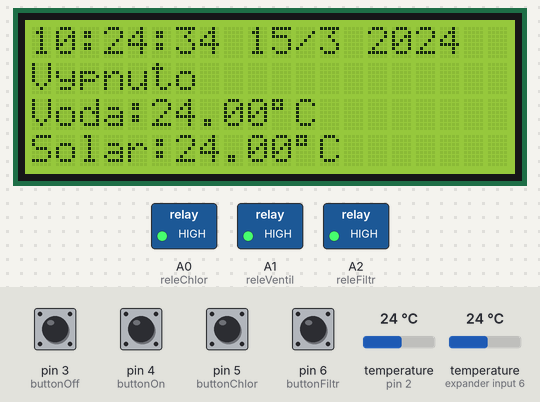
A sketch run on a simulated Arduino Uno, built with avr-gcc and run on an emulated ATmega328P. Parts: 20×4 character LCD, switched loads named in the sketch (green lamp = pin HIGH). Wiring (inferred from the names in the program): DS3231 clock at I2C address 0x68. The test bench sets the inputs (shaded band); at power-on: pin 3 (buttonOff), pin 4 (buttonOn), pin 5 (buttonChlor), pin 6 (buttonFiltr) HIGH, temperature (sensors on pin 2, expander input 6) 24 °C. The local clock reads 2024-03-15 10:24:30 at power-on unless the sketch sets it.

Above: at 4.3 s.
4.4 s: pin 5 (buttonChlor) pulled LOW for 1 s
At 6.7 s:
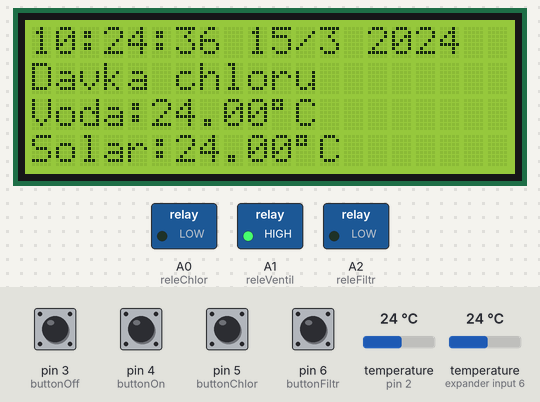
6.9 s: pin 6 (buttonFiltr) pulled LOW for 1 s
At 8.25 s:
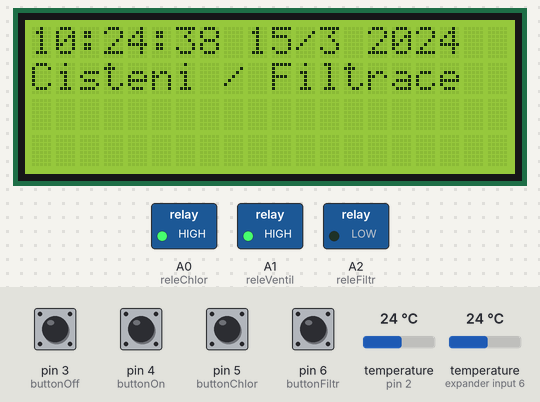
8.5 s: temperature (sensor on pin 2) set to 10.8 °C
At 10.4 s:
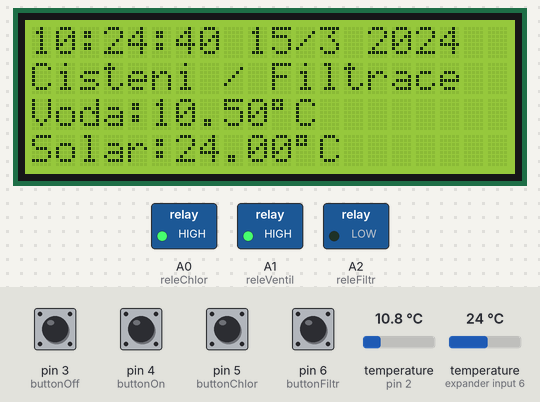
11.5 s: temperature (sensor on pin 2) set to 9.4 °C
At 13.8 s:
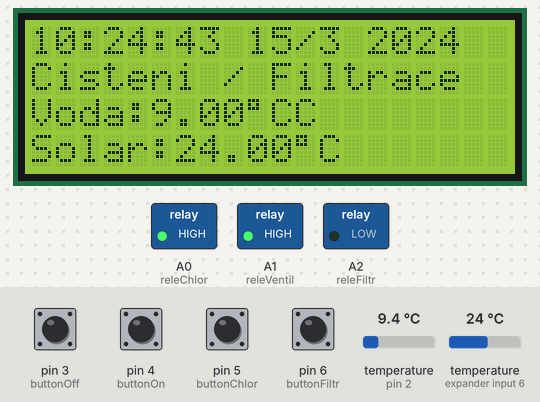
15.6 s: pin 4 (buttonOn) pulled LOW for 0.15 s
At 16.2 s:
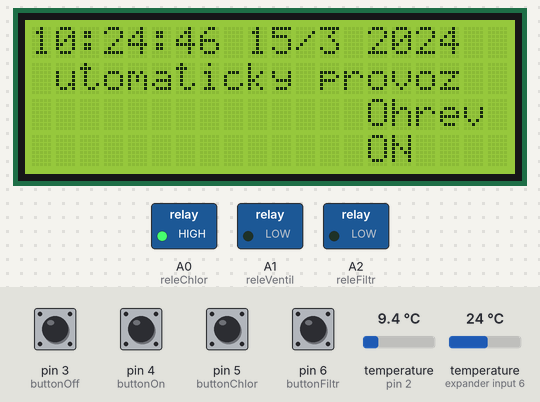
16.3 s: temperature (sensor on expander input 6) set to 19.8 °C
At 17.8 s:
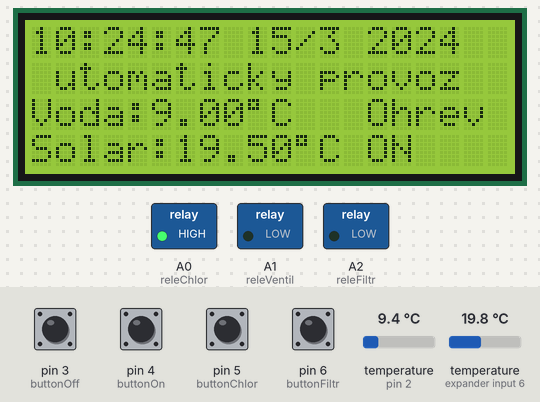
20.4 s: temperature (sensor on expander input 6) set to 18.4 °C
Timing chart, 0 to 23.4 s (numbered marks = the images above; inputs shaded):
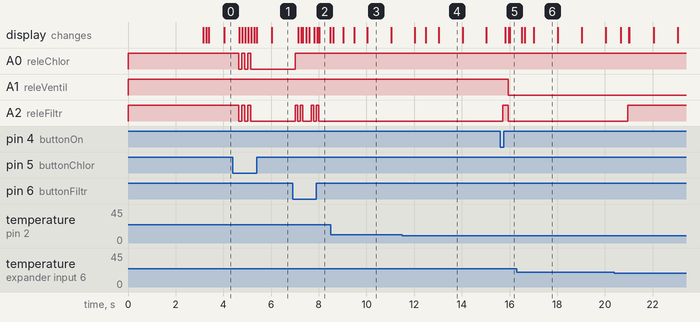

The sketch:

bazen.ino
```cpp
#include "Wire.h"
#include <OneWire.h>
OneWire oneWire(2); // pin čidel

// ----------- Display ------------
#include <LiquidCrystal_I2C.h>
LiquidCrystal_I2C lcd(0x3F,20,4);

// -------- Nastavení čidel -------------
#include <DallasTemperature.h>
DallasTemperature sensors(&oneWire);
DeviceAddress PANEL = { 0x28, 0xFF, 0x99, 0x70, 0x01, 0x17, 0x03, 0x6F }; // adresa čidla pro solární panel
DeviceAddress BAZEN = { 0x28, 0xFF, 0xF1, 0x88, 0x01, 0x17, 0x03, 0x2D }; // adresa čidla pro bazén
/* Zjištění adres pro čidla:
 * https://codebender.cc/sketch:75043#DS18B20%20Address%20Finder.ino
 */

// ------- Nastavení vstupů a výstupů--------
int releFiltr = A2; // hlavní čerpadlo
int releChlor = A0; // čerpadlo chloru
int releVentil = A1; // ventil ohřevu

int buttonOn = 4; // zapnutí automatu
int buttonOff = 3; // vypnutí všeho
int buttonFiltr = 6; // zapnutí filtrace
int buttonChlor = 5; // Dávka chloru

// nastavení proměnných pro teplotu a funkce
float Tbazen, Tpanel;
boolean filtraceAuto, cisteni, chlor;
int vodaTemp = 25;

// nastavení časování
long previousMillis = 0;
long previousMillisTemp = 0;
long previousMillisTempP = 0;
long interval = 1000; // čas snímání teploty (ms)
long previousButton = 0;
long intervalButton = 50; // čas omezení prokliku tlačítka

// ------------ Nastavení hodin ------------
#define DS3231_I2C_ADDRESS 0x68
byte decToBcd(byte val){
  return( (val/10*16) + (val%10) );
}
byte bcdToDec(byte val){
  return( (val/16*10) + (val%16) );
}
// ------------ Nastavení hodin konec------------

void setup(){
  Wire.begin();
  Serial.begin(9600);

  // -------- nastavení pinů ------------
  pinMode(releFiltr, OUTPUT);
  pinMode(releChlor, OUTPUT);
  pinMode(releVentil, OUTPUT);

  pinMode(buttonOn, INPUT_PULLUP);
  pinMode(buttonOff, INPUT_PULLUP);
  pinMode(buttonFiltr, INPUT_PULLUP);
  pinMode(buttonChlor, INPUT_PULLUP);

  digitalWrite(releFiltr, HIGH);
  digitalWrite(releChlor, HIGH);
  digitalWrite(releVentil, HIGH);

  lcd.init();
  lcd.backlight();
  lcd.setCursor(3,1);
  lcd.print("BAZENBOT 2018");
  lcd.setCursor(3,2);
  lcd.print("(R) Dusan Vala");
  delay(3000);
  lcd.clear();
  lcd.setCursor(0,1);
  lcd.print("Vypnuto");
  lcd.setCursor(0,0);
  lcd.print("                ");

  // ---------- POUZE PRO NASTAVENÍ ČASU! ---------------------
  // sekundy, minuty, hodiny, den v týdnu (1- neděle), datum, měsíc, rok
  //setDS3231time(00,00,9,1,8,4,18);
  // ---------- POUZE PRO NASTAVENÍ ČASU! KONEC ---------------


//nastavení rozlišení snímání teplotních čidel (9 - 0,5°C 10 - 0,25°C..)
sensors.begin();
sensors.setResolution(9);

}
// ---------- POUZE PRO NASTAVENÍ ČASU! ---------------------
/*void setDS3231time(byte second, byte minute, byte hour, byte dayOfWeek, byte
dayOfMonth, byte month, byte year){
  // sets time and date data to DS3231
  Wire.beginTransmission(DS3231_I2C_ADDRESS);
  Wire.write(0); // set next input to start at the seconds register
  Wire.write(decToBcd(second)); // set seconds
  Wire.write(decToBcd(minute)); // set minutes
  Wire.write(decToBcd(hour)); // set hours
  Wire.write(decToBcd(dayOfWeek)); // set day of week (1=Sunday, 7=Saturday)
  Wire.write(decToBcd(dayOfMonth)); // set date (1 to 31)
  Wire.write(decToBcd(month)); // set month
  Wire.write(decToBcd(year)); // set year (0 to 99)
  Wire.endTransmission();
}*/

void readDS3231time(byte *second, byte *minute, byte *hour, byte *dayOfWeek, byte *dayOfMonth, byte *month, byte *year){
  Wire.beginTransmission(DS3231_I2C_ADDRESS);
  Wire.write(0);
  Wire.endTransmission();
  Wire.requestFrom(DS3231_I2C_ADDRESS, 7);
  *second = bcdToDec(Wire.read() & 0x7f);
  *minute = bcdToDec(Wire.read());
  *hour = bcdToDec(Wire.read() & 0x3f);
  *dayOfWeek = bcdToDec(Wire.read());
  *dayOfMonth = bcdToDec(Wire.read());
  *month = bcdToDec(Wire.read());
  *year = bcdToDec(Wire.read());
}
  // ------- Hodiny ---------
void displayTime(){
  byte second, minute, hour, dayOfWeek, dayOfMonth, month, year;
  readDS3231time(&second, &minute, &hour, &dayOfWeek, &dayOfMonth, &month, &year);
  lcd.setCursor(0,0);
  if (hour<10){
      lcd.print(" ");
    }
  lcd.print(hour, DEC);
  lcd.print(":");
    if (minute<10){
      lcd.print("0");
    }
  lcd.print(minute, DEC);
  lcd.print(":");
    if (second<10){
      lcd.print("0");
    }
  lcd.print(second, DEC);
  lcd.print(" ");
  lcd.print(dayOfMonth, DEC);
  lcd.print("/");
  lcd.print(month, DEC);
  lcd.print(" 20");
  lcd.print(year, DEC);

}

//-------------------- LOOP --------------
void loop(){
  // ------------- ZAPNUTÍ AUTOMATIKY --------
  if (digitalRead(buttonOn) == LOW) {
      unsigned long currentMillis = millis();
        if(currentMillis - previousButton > intervalButton) {
              previousButton = currentMillis;
              sensors.requestTemperatures();
              off();
              lcd.setCursor(0,1);
              lcd.print("                    ");
              lcd.setCursor(0,1);
              lcd.print("Automaticky provoz");
              filtraceAuto = true;
        }
  }

  // ----------- POUZE FILTRACE / ČÍŠTĚNÍ  ------------
  if (digitalRead(buttonFiltr) == LOW) {
      unsigned long currentMillis = millis();
        if(currentMillis - previousButton > intervalButton) {
              previousButton = currentMillis;
              sensors.requestTemperatures();
              off();
              lcd.setCursor(0,1);
              lcd.print("                    ");
              lcd.setCursor(0,1);
              lcd.print("Cisteni / Filtrace");
              cisteni = true;
        }
   }

   // -------- DÁVKOVÁNÍ CHLORU --------
   if (digitalRead(buttonChlor) == LOW) {
       unsigned long currentMillis = millis();
         if(currentMillis - previousButton > intervalButton) {
               previousButton = currentMillis;
               sensors.requestTemperatures();
               off();
               digitalWrite(releChlor, HIGH);
               lcd.setCursor(0,1);
               lcd.print("                    ");
               lcd.setCursor(14,2);
               lcd.print("                    ");
               lcd.setCursor(14,3);
               lcd.print("                    ");
               lcd.setCursor(0,1);
               lcd.print("Davka chloru");
               chlor = true;
        }
   }

// ------------- VYPNUTO -----------
    if (digitalRead(buttonOff) == LOW)  {
        unsigned long currentMillis = millis();
          if(currentMillis - previousButton > intervalButton) {
                previousButton = currentMillis;
                sensors.requestTemperatures();
                off();
          }
    }

  filtraceChlor(); // načtení funkce denního programu
  filtrace(); // funkce pro filtraci nebo čištění
  displayTime(); // zobrazení hodin
  bazenTemp(); // zobrazení teploty bazénu
  panelTemp(); // je zobrazena teplota soláního panelu
}
//-------------------- LOOP END ----------------

// ---------- VYPNUTÍ VŠECH FUNKCÍ --------------
void off(){
      digitalWrite(releFiltr, HIGH);
      digitalWrite(releChlor, HIGH);
      digitalWrite(releVentil, HIGH);
      cisteni = false;
      filtraceAuto = false;
      chlor = false;
      lcd.setCursor(0,1);
      lcd.print("                    ");
      lcd.setCursor(0,1);
      lcd.print("Vypnuto");
      lcd.setCursor(0,2);
      lcd.print("                    ");
      lcd.setCursor(0,3);
      lcd.print("                    ");
}

/* zapnutí pouze filtrace nebo dávky chloru
 *  Následující funkce řeší samotné filtrování (čištění) bazénu
 *  a dávkování chloru. Pokud se zvolí filtrace, tak vypne automatický režim a
 *  spustí se pouze filtrační čerpadlo. Pokud se zvolí dávka chloru, tak se navíc
 *  na nastavený čas zapne i čerpadlo chloru. Funkci "chlorování" je nutné používat
 *  v rozmezí 0-5 sekund (v jakékoliv minutě). Pokud se zvolí později tak
 *  to nevadí, jen bude dávka o to menší. Chlor čerpadlo vypne vždy v nastavenou sekundu.
 *  Po cca 15 sekundách po vypnutí chlor čerpadla, přejde systém na automat.
 */
void filtrace(){
  if(cisteni || (chlor)){// pokud je aktivována filtrace, nebo extra dávka chloru
      digitalWrite(releFiltr, LOW); //zapni čerpadlo
      digitalWrite(releVentil, HIGH); //a vypni ventil pokud by byl otevřený
      if(chlor) { // pokud je aktuvována extra dávka chloru
         byte second, minute, hour, dayOfWeek, dayOfMonth, month, year;
         readDS3231time(&second, &minute, &hour, &dayOfWeek, &dayOfMonth, &month, &year);
         if((second >= 5 & (second < 45))) { // nastavení 40s dávky chloru (nutno zapnout mezi 0-5 sec)
        digitalWrite(releChlor, LOW);
         } else {
              if(second == 59) { // v 59 sekundě přejde systém zpět do automatického režimu
                lcd.setCursor(0,1);
                lcd.print("                ");
                lcd.setCursor(0,1);
                lcd.print("Automaticky provoz");
                digitalWrite(releFiltr, HIGH);
                filtraceAuto = true;
                chlor = false;
              }
              digitalWrite(releChlor, HIGH);
         }
      }
  } else {
    if(!filtraceAuto){
    digitalWrite(releFiltr, HIGH);
    }
  }
}

/* ------------ AUTOMATICKÁ FILTRACE ----------
 *  Ráno a večer zapne filtraci a nadávkuje chlor
 *  Mimo časovou filtraci zapíná denní program ohřevu bazénu
 */
void filtraceChlor(){
  byte second, minute, hour, dayOfWeek, dayOfMonth, month, year;
  readDS3231time(&second, &minute, &hour, &dayOfWeek, &dayOfMonth, &month, &year);
  if(filtraceAuto & (!cisteni & (!chlor))) {

  // --------------- VEČER / RÁNO------------
    if((hour >= 21 & (hour < 22) || (hour >= 5 & (hour< 6)))) { // filtrace pojede mezi 21-22hod večer a mezi 5-6hod ráno
      digitalWrite(releFiltr, LOW); //zapni čerpadlo
      digitalWrite(releVentil, HIGH);
      if((minute == 1) & (second >=5) & (second <=45)) { // u každé filtrace bude přidán chlor po dobu 40s
          digitalWrite(releChlor, LOW);
        } else {
            digitalWrite(releChlor, HIGH);
            }

      } else {
        teplota(); // mimo daný čas zapne denní režim ohřevu bazénu
    }
  }
}

// ------------- DENNÍ PROGRAM OHŘEVU -------------
void teplota(){
  unsigned long currentMillis = millis();

  if(currentMillis - previousMillis > interval) {
      previousMillis = currentMillis;
      sensors.requestTemperatures();
      Tbazen = sensors.getTempC(BAZEN); //teplota bazenu
      Tpanel = sensors.getTempC(PANEL); //teplota panelu

      if(Tbazen == -127 || (Tpanel == -127)){ // pokud není čidlo připojeno hlásí teplotu -127
              lcd.setCursor(14, 2);
              lcd.print("Ohrev");
              lcd.setCursor(14, 3);
              lcd.print("OFF");
              } else {
                   if(Tbazen <= 25) {//pokud je teplota bazénu menší
                      if((Tpanel - Tbazen) >= 10 ) { //a teplota panelu větší
                            digitalWrite(releFiltr, LOW); // zapni čerpadlo
                            digitalWrite(releVentil, LOW); // a uzavři ventil
                            lcd.setCursor(14, 2);
                            lcd.print("       ");
                            lcd.setCursor(14, 2);
                            lcd.print("Ohrev");
                            lcd.setCursor(14, 3);
                            lcd.print("       ");
                            lcd.setCursor(14, 3);
                            lcd.print("ON");
                      } else {
                        if((Tpanel - Tbazen) >= 3) { // pokud teplota panelu klesne na teplotu bazénu
                          digitalWrite(releFiltr, HIGH); // vypni čerpadlo
                          lcd.setCursor(14, 2);
                          lcd.print("      ");
                          lcd.setCursor(14, 2);
                          lcd.print("Ohrev");
                          lcd.setCursor(14, 3);
                          lcd.print("       ");
                          lcd.setCursor(14, 3);
                          lcd.print("OFF");
                        }
                      }
                  } else {
                    // pokud je bazén na požadované teplotě
                    bazenOk();
                    }

         // Chlazení vody
        /* if((Tbazen >= 27) && (Tpanel < (vodaTemp-3))) { //pokud je teplota bazénu větší, zapne chlazení
                          digitalWrite(releFiltr, LOW); // zapni čerpadlo
                          digitalWrite(releVentil, LOW); // a uzavři ventil
                          lcd.setCursor(12, 2);
                          lcd.print("Chlazeni");
                          lcd.setCursor(14, 3);
                          lcd.print("vody");
                      } else {
                         // pokud je bazén na požadované teplotě
                          bazenOk();
                        }*/
                 } // konec else špatných čidel
  } // konec časování čtení čidel
}

void bazenOk(){
  digitalWrite(releFiltr, HIGH); // vypni čerpadlo
  digitalWrite(releVentil, HIGH); // otevři ventil
  lcd.setCursor(14, 2);
  lcd.print("      ");
  lcd.setCursor(14, 2);
  lcd.print("Voda");
  lcd.setCursor(14, 3);
  lcd.print("       ");
  lcd.setCursor(14, 3);
  lcd.print("OK");
}

// ---------- TEPLOTA BAZÉNU -----------
void bazenTemp(){
  unsigned long currentMillis = millis();
  if(currentMillis - previousMillisTemp > interval) {
          previousMillisTemp = currentMillis;
          //načtení teploty z čidla
          sensors.requestTemperatures();
          Tbazen = sensors.getTempC(BAZEN);
          if(Tbazen == -127){
              lcd.setCursor(0, 2);
              lcd.print("Error00");
          } else {
               lcd.setCursor(0, 2);
               lcd.print("Voda:");
               lcd.print(Tbazen);
               lcd.print((char)223);
               lcd.print("C");
            }
  }
}

// ---------- TEPLOTA SOLÁRNÍHO PANELU -----------
void panelTemp(){
  unsigned long currentMillis = millis();
  if(currentMillis - previousMillisTempP > interval) {
          previousMillisTempP = currentMillis;
          //načtení teploty z čidla
          sensors.requestTemperatures();
          Tpanel = sensors.getTempC(PANEL);
          if(Tpanel == -127){
              lcd.setCursor(0, 3);
              lcd.print("Error01");
          } else {
               lcd.setCursor(0, 3);
               lcd.print("Solar:");
               lcd.print(Tpanel);
               lcd.print((char)223);
               lcd.print("C");
            }
  }
}
```

Measured:
- the behaviour switches between 10 and 9.9 °C on temperature (sensor on pin 2) (found by bisection; images 3 and 4)
- after the input at 4.4 s, A0 (releChlor): alternates HIGH for 0.14 s and LOW for 0.11 s, 5 changes in all, then stays LOW, starting after 0.25 s; A2 (releFiltr): alternates HIGH for 0.13 s and LOW for 0.12 s, 5 changes in all, then stays LOW, starting after 0.25 s; the display: first changes after 0.27 s (image 1 shows a later state)
- after the input at 6.9 s, A0 (releChlor): LOW → HIGH after 0.11 s; A2 (releFiltr): LOW → HIGH after 0.11 s, → LOW 0.10 s later, → HIGH 0.11 s later, → LOW 0.10 s later, … (8 changes in this stretch); the display: first changes after 0.23 s (image 2 shows a later state)
- after the input at 11.5 s, the display: first differs from a run without the input after 1.0 s (image 4 shows a later state)
- after the input at 15.6 s, A1 (releVentil): HIGH → LOW after 0.34 s; A2 (releFiltr): LOW → HIGH after 0.12 s, → LOW 0.22 s later; the display: first changes after 0.22 s (image 5 shows a later state)
- after the input at 20.4 s, A2 (releFiltr): LOW → HIGH after 0.56 s
- what the display in image 2 shows lasts 0.5 s, from 8.0 s to 8.5 s
